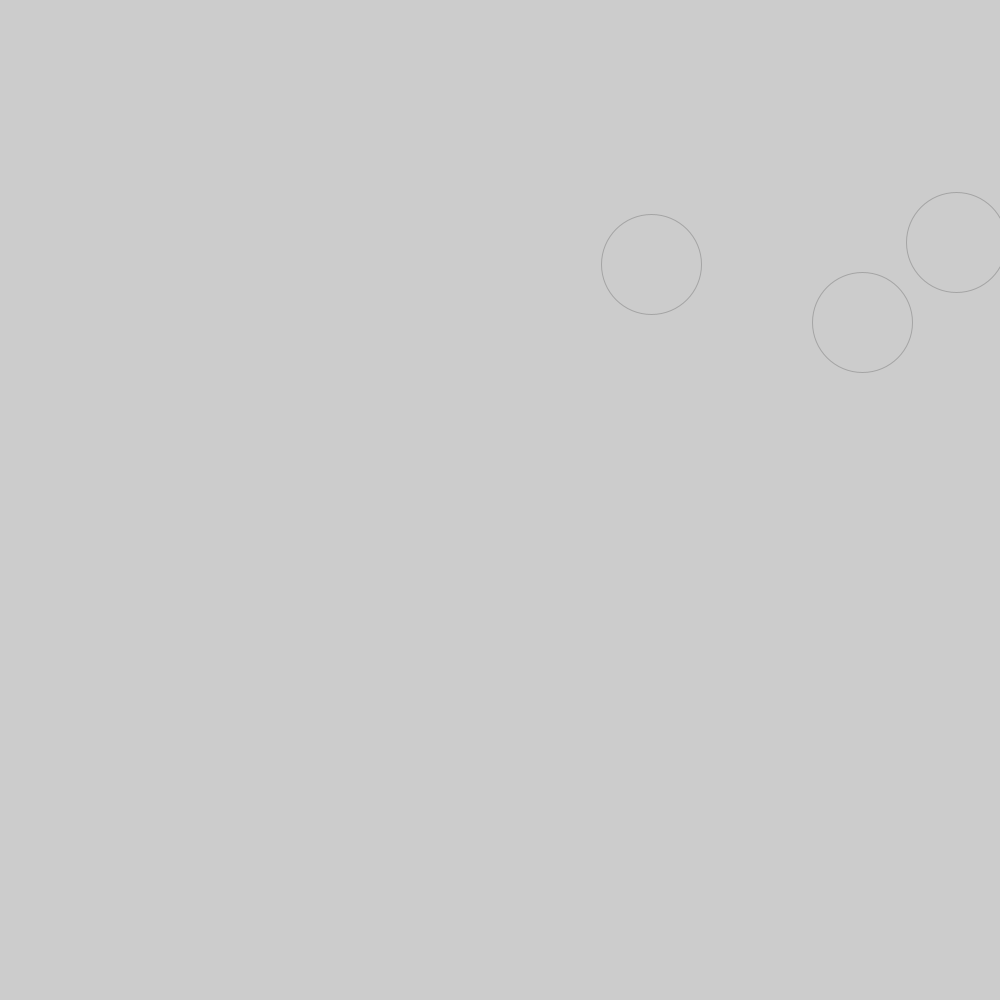
Frame 1 (no input)
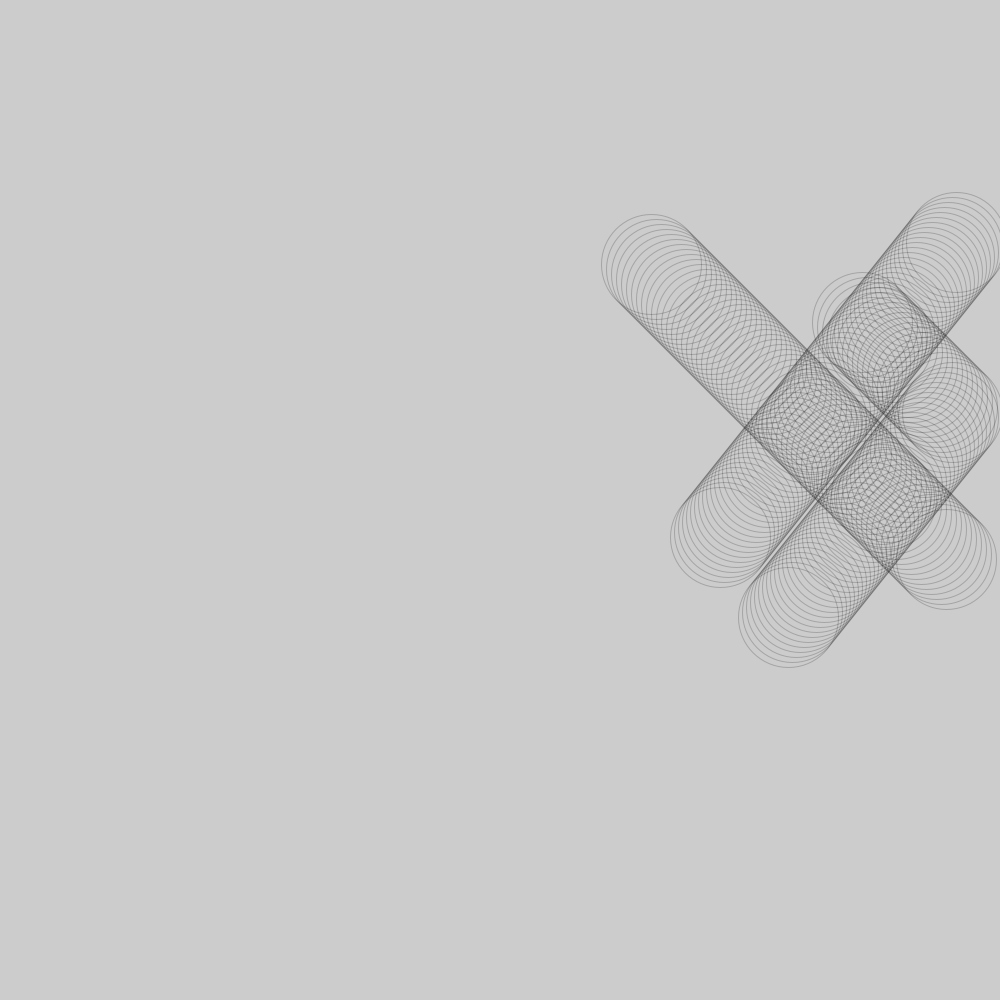
Frame 60 (the mouse pressed at the canvas centre just before this capture)
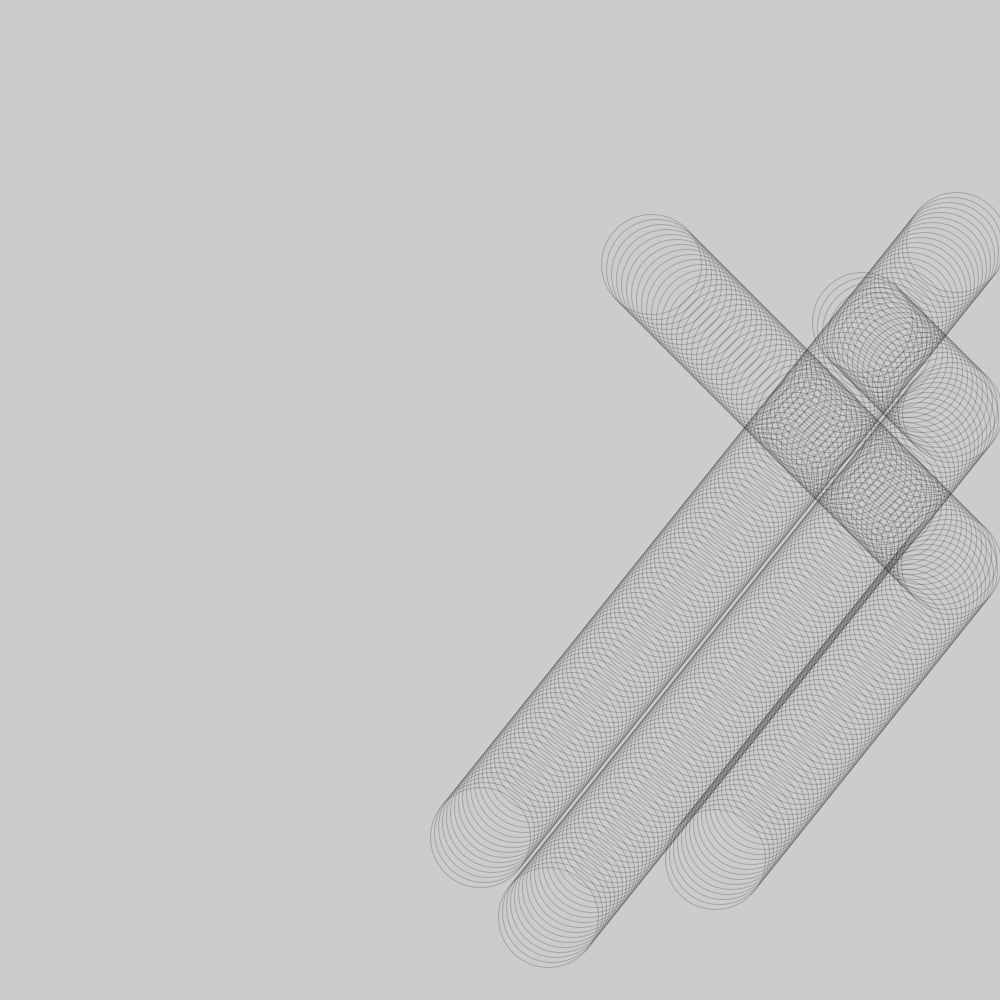
Frame 120 (the mouse held since frame 60 and released just before this capture)

The Processing sketch that drew these frames (run headless with seeded random() and noise(); from frame 60 on, the mouse is pressed at the canvas centre):

// Processing sketch: processing_82865
// ── processing_82865.pde

//Jun Min Z, Mods 16-17, CP1, Bouncing Ball

Ball justin;
Ball jarvis;
Ball wayland;
void setup()
{
  justin=new Ball();
  jarvis=new Ball();
  wayland=new Ball();
  size(1000, 1000);
  frameRate(60);
}

void draw()
{
  justin.move();
  justin.bounce();
  justin.show();
  jarvis.move();
  jarvis.bounce();
  jarvis.show();
  wayland.move();
  wayland.bounce();
  wayland.show();
}

class Ball
{
  int x, y;
  boolean up, right;
  Ball()
  {
    x=int(random(1000));
    y=int(random(1000));
    up=true;
    right=true;
  }

  void move()
  {
    if (up==true)
    {
      y=y+5;
    }
    if (up==false)
    {
      y=y-4;
    }
    if (right==true)
    {
      x=x+5;
    }
    if (right==false)
    {
      x=x-4;
    }
  }

  void bounce()
  {
    if (x>950)
    {
      right=false;
    }
    if (x<50)
    {
      right=true;
    }
    if (y>950)
    {
      up=false;
    }
    if (y<50)
    {
      up=true;
    }
  }
  void show()
  {
    stroke(0,0,0,50);
    noFill();
    ellipse(x, y, 100, 100);
  }
}
